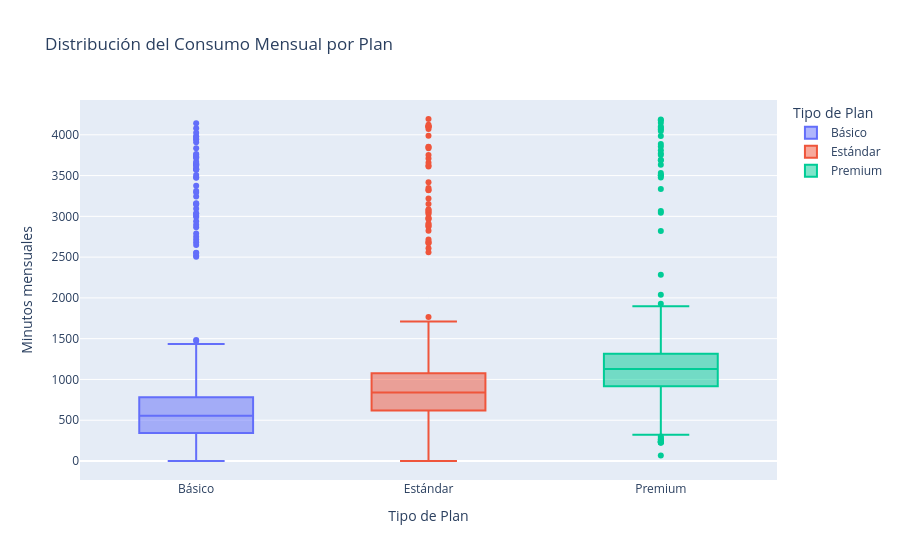

Notebook cell for this chart:
### Markdown cell above
1. Relación: Plan de Suscripción vs. Tiempo de Visualización
Pregunta vinculada: ¿Los usuarios de planes superiores (Premium) consumen realmente más contenido que los de planes básicos?

### Code cell
# Gráfico 3: Comparación de consumo por Plan de Suscripción
# Usamos un Boxplot para comparar medianas y dispersión entre grupos
orden_planes = ["Básico", "Estándar", "Premium"]

fig_box_plan = px.box(df, 
                      x="subscription_plan", 
                      y="monthly_watch_time_mins",
                      color="subscription_plan",
                      category_orders={"subscription_plan": orden_planes},
                      title="Distribución del Consumo Mensual por Plan",
                      labels={'subscription_plan': 'Tipo de Plan', 'monthly_watch_time_mins': 'Minutos mensuales'})
fig_box_plan.show()

# Tabla de apoyo: Mediana de consumo por plan
print("Mediana de consumo por nivel de suscripción:")
display(df.groupby('subscription_plan')['monthly_watch_time_mins'].median().round(2))

### Figure 1 — Plotly figure (JSON) as saved in the notebook; plotly's stock layout.template omitted (floating-point values rounded to 4 significant figures; data arrays with more than 128 entries replaced by an {"elided": "..."} marker saying what was removed)
{"data": [{"alignmentgroup": "True", "hovertemplate": "Tipo de Plan=%{x}<br>Minutos mensuales=%{y}<extra></extra>", "legendgroup": "Básico", "marker": {"color": "#636efa"}, "name": "Básico", "notched": false, "offsetgroup": "Básico", "orientation": "v", "showlegend": true, "type": "box", "x": {"elided": "3424 str values"}, "x0": " ", "xaxis": "x", "y": {"elided": "3424 float values"}, "y0": " ", "yaxis": "y"}, {"alignmentgroup": "True", "hovertemplate": "Tipo de Plan=%{x}<br>Minutos mensuales=%{y}<extra></extra>", "legendgroup": "Estándar", "marker": {"color": "#EF553B"}, "name": "Estándar", "notched": false, "offsetgroup": "Estándar", "orientation": "v", "showlegend": true, "type": "box", "x": {"elided": "2732 str values"}, "x0": " ", "xaxis": "x", "y": {"elided": "2732 float values"}, "y0": " ", "yaxis": "y"}, {"alignmentgroup": "True", "hovertemplate": "Tipo de Plan=%{x}<br>Minutos mensuales=%{y}<extra></extra>", "legendgroup": "Premium", "marker": {"color": "#00cc96"}, "name": "Premium", "notched": false, "offsetgroup": "Premium", "orientation": "v", "showlegend": true, "type": "box", "x": {"elided": "1405 str values"}, "x0": " ", "xaxis": "x", "y": {"elided": "1405 float values"}, "y0": " ", "yaxis": "y"}], "layout": {"boxmode": "overlay", "legend": {"title": {"text": "Tipo de Plan"}, "tracegroupgap": 0}, "title": {"text": "Distribución del Consumo Mensual por Plan"}, "xaxis": {"anchor": "y", "categoryarray": ["Básico", "Estándar", "Premium", null], "categoryorder": "array", "domain": [0, 1], "title": {"text": "Tipo de Plan"}}, "yaxis": {"anchor": "x", "domain": [0, 1], "title": {"text": "Minutos mensuales"}}}}
